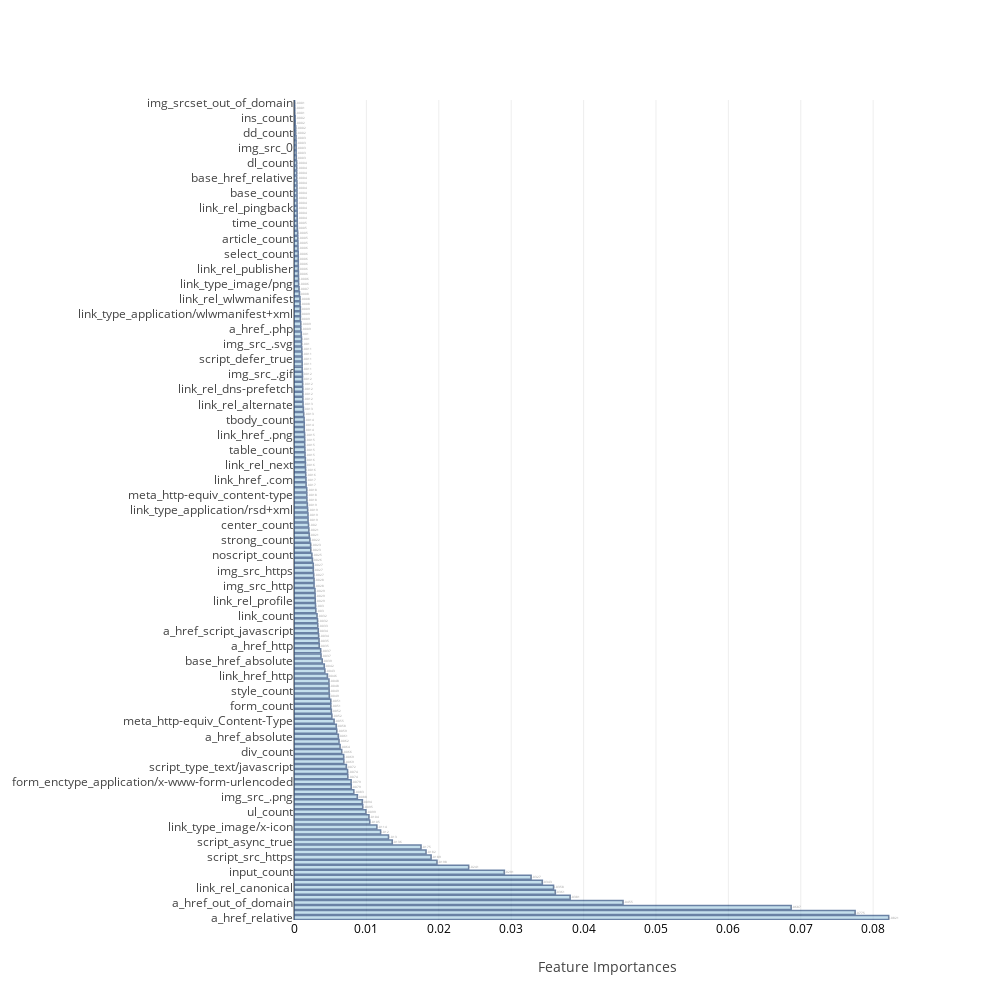

Here is the notebook cell this chart was saved with:
### Code cell
avg_feat_impt=(pd.concat((f_r,f_e), axis=1).mean(axis=1).sort_values(ascending=False))

feat_impt_plot(avg_feat_impt)

### Figure 1 — Plotly figure (JSON) as saved in the notebook; plotly's stock layout.template omitted (floating-point values rounded to 4 significant figures; data arrays with more than 128 entries replaced by an {"elided": "..."} marker saying what was removed)
{"data": [{"marker": {"color": "rgb(158,202,225)", "line": {"color": "rgb(8,48,107)", "width": 1.5}}, "opacity": 0.6, "orientation": "h", "text": {"elided": "163 float values"}, "textposition": "outside", "type": "bar", "uid": "dea115d6-cef2-4d34-a782-3b2ee04c6faf", "x": {"elided": "163 float values"}, "y": {"elided": "163 str values"}}], "layout": {"autosize": false, "height": 1000, "width": 1000, "xaxis": {"tickfont": {"color": "black", "size": 12}, "title": "Feature Importances"}, "yaxis": {"automargin": true}}}
